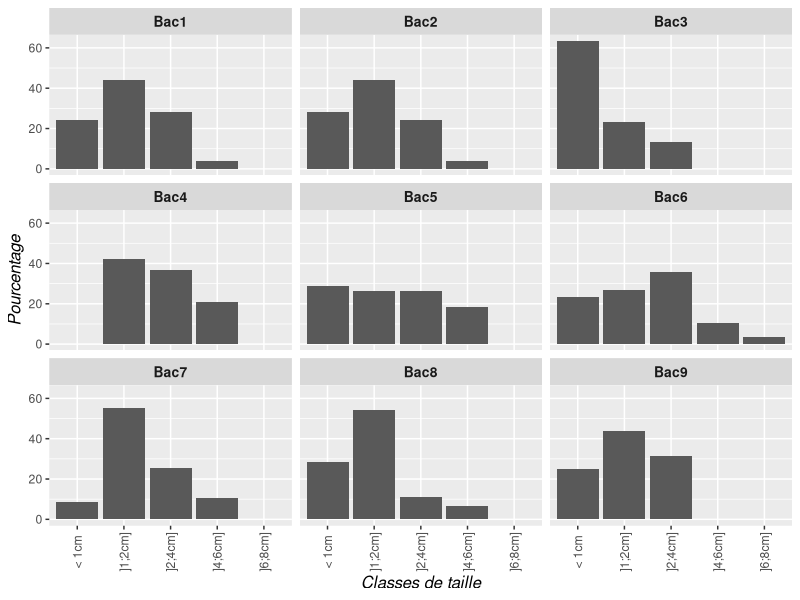
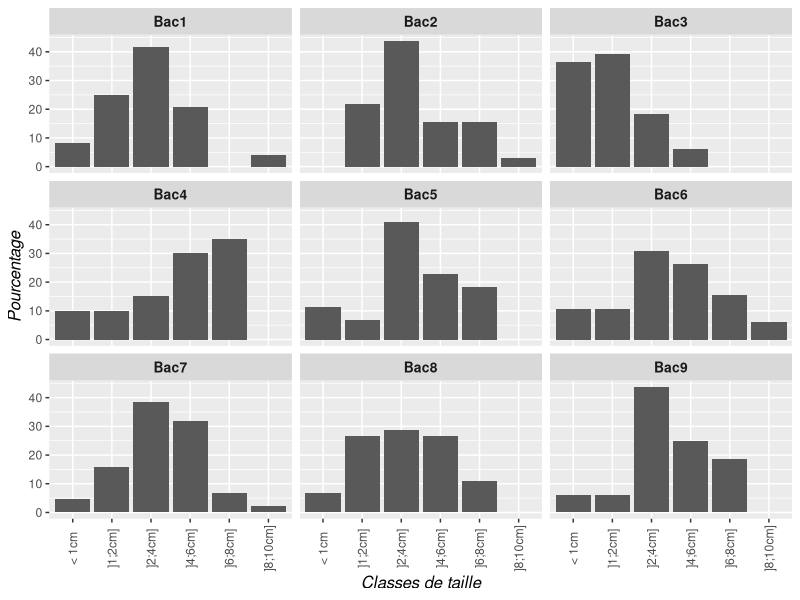
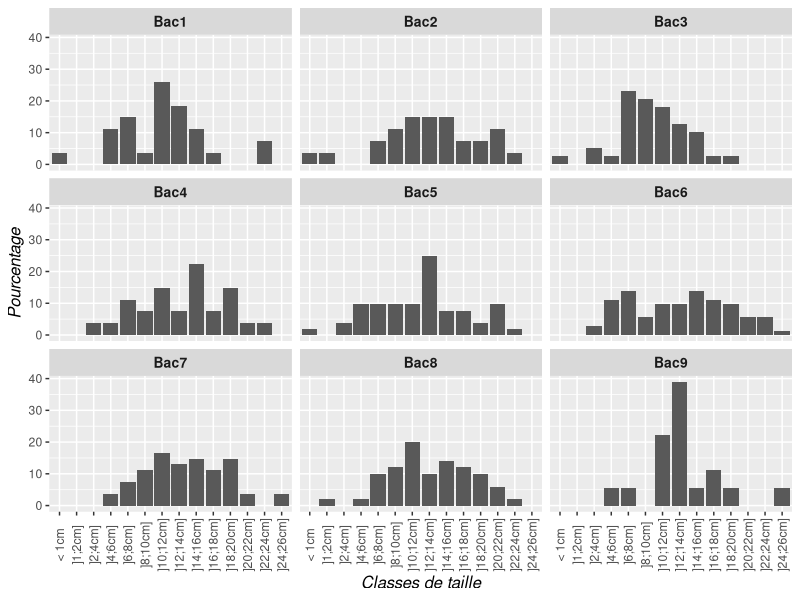
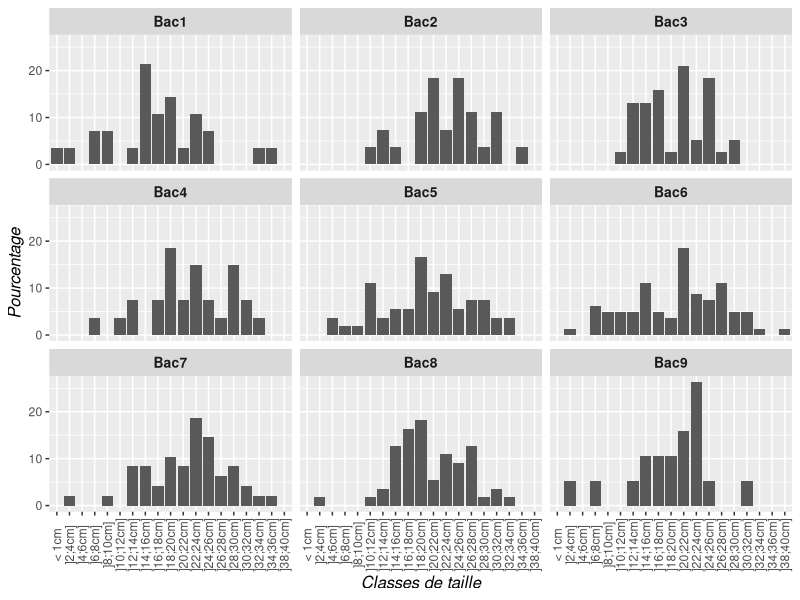
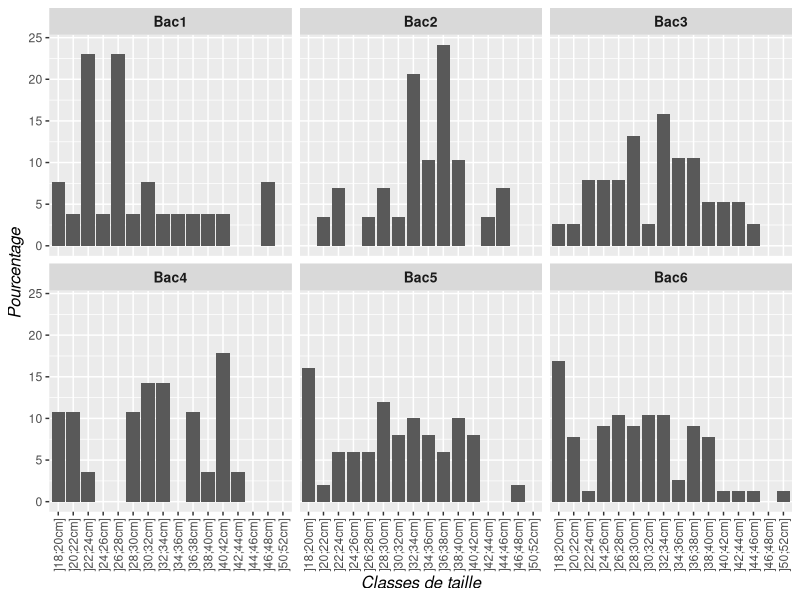

Write the R code that produced these figures, in order.
## ---- chunk 1
knitr::opts_chunk$set(echo = FALSE,fig.align="center")
require(tidyverse)
require(plotly)
require(lubridate)
## ---- chunk 2
S27052020 <- readxl::read_xlsx("./data/culture_Intechmer/fichier_donnees_culture.xlsx",sheet="27052020")
S27052020 <- S27052020 %>% gather(-taille,key="bac",value="nombre") %>% drop_na() %>% group_by(bac) %>% mutate(nbPourc=(nombre/sum(nombre))*100)
S27052020$taille <- factor(S27052020$taille,c("< 1cm","]1;2cm]","]2;4cm]","]4;6cm]","]6;8cm]"),ordered=T)
ggplot(S27052020,aes(x=taille,y=nbPourc))+geom_bar(stat="identity")+facet_wrap(~bac,ncol=3)+
  ylab("Pourcentage")+xlab("Classes de taille")+
  theme(strip.text = element_text(face="bold",size=10),
        axis.title = element_text(face="italic",size=12),
        axis.text.x = element_text(angle=90,vjust=0.5))
## ---- chunk 3
S10062020 <- readxl::read_xlsx("./data/culture_Intechmer/fichier_donnees_culture.xlsx",sheet="10062020")
S10062020 <- S10062020 %>% gather(-taille,key="bac",value="nombre") %>% drop_na() %>% group_by(bac) %>% mutate(nbPourc=(nombre/sum(nombre))*100)
S10062020$taille <- factor(S10062020$taille,c("< 1cm","]1;2cm]","]2;4cm]","]4;6cm]","]6;8cm]","]8;10cm]"),ordered=T)
ggplot(S10062020,aes(x=taille,y=nbPourc))+geom_bar(stat="identity")+facet_wrap(~bac,ncol=3)+
  ylab("Pourcentage")+xlab("Classes de taille")+
  theme(strip.text = element_text(face="bold",size=10),
        axis.title = element_text(face="italic",size=12),
        axis.text.x = element_text(angle=90,vjust=0.5))
## ---- chunk 4
S29062020 <- readxl::read_xlsx("./data/culture_Intechmer/fichier_donnees_culture.xlsx",sheet="29062020")
S29062020 <- S29062020 %>% gather(-taille,key="bac",value="nombre") %>% drop_na() %>% group_by(bac) %>% mutate(nbPourc=(nombre/sum(nombre))*100)
S29062020$taille <- factor(S29062020$taille,c("< 1cm","]1;2cm]","]2;4cm]","]4;6cm]","]6;8cm]","]8;10cm]","]10;12cm]","]12;14cm]","]14;16cm]","]16;18cm]","]18;20cm]",
                                              "]20;22cm]","]22;24cm]","]24;26cm]"),ordered=T)
ggplot(S29062020,aes(x=taille,y=nbPourc))+geom_bar(stat="identity")+facet_wrap(~bac,ncol=3)+
  ylab("Pourcentage")+xlab("Classes de taille")+
  theme(strip.text = element_text(face="bold",size=10),
        axis.title = element_text(face="italic",size=12),
        axis.text.x = element_text(angle=90,vjust=0.5))
## ---- chunk 5
S24072020 <- readxl::read_xlsx("./data/culture_Intechmer/fichier_donnees_culture.xlsx",sheet="24072020")
S24072020 <- S24072020 %>% gather(-taille,key="bac",value="nombre") %>% drop_na() %>% group_by(bac) %>% mutate(nbPourc=(nombre/sum(nombre))*100)
S24072020$taille <- factor(S24072020$taille,c("< 1cm","]1;2cm]","]2;4cm]","]4;6cm]","]6;8cm]","]8;10cm]","]10;12cm]","]12;14cm]","]14;16cm]","]16;18cm]","]18;20cm]",
                                              "]20;22cm]","]22;24cm]","]24;26cm]","]26;28cm]","]28;30cm]","]30;32cm]",
                              "]32;34cm]","]34;36cm]","]36;38cm]","]38;40cm]"),ordered=T)
ggplot(S24072020,aes(x=taille,y=nbPourc))+geom_bar(stat="identity")+facet_wrap(~bac,ncol=3)+
  ylab("Pourcentage")+xlab("Classes de taille")+
  theme(strip.text = element_text(face="bold",size=10),
        axis.title = element_text(face="italic",size=12),
        axis.text.x = element_text(angle=90,vjust=0.5))
## ---- chunk 6
S24082020 <- readxl::read_xlsx("./data/culture_Intechmer/fichier_donnees_culture.xlsx",sheet="24082020")
S24082020 <- S24082020 %>% gather(-taille,key="bac",value="nombre") %>% drop_na() %>% group_by(bac) %>% mutate(nbPourc=(nombre/sum(nombre))*100)
S24082020$taille <- factor(S24082020$taille,c("< 1cm","]1;2cm]","]2;4cm]","]4;6cm]","]6;8cm]","]8;10cm]","]10;12cm]","]12;14cm]","]14;16cm]","]16;18cm]","]18;20cm]","]20;22cm]","]22;24cm]","]24;26cm]","]26;28cm]","]28;30cm]","]30;32cm]","]32;34cm]","]34;36cm]","]36;38cm]","]38;40cm]","]40;42cm]","]42;44cm]","]44;46cm]","]46;48cm]","]48;50cm]","]50;52cm]"),ordered=T)
ggplot(S24082020,aes(x=taille,y=nbPourc))+geom_bar(stat="identity")+facet_wrap(~bac,ncol=3)+
  ylab("Pourcentage")+xlab("Classes de taille")+
  theme(strip.text = element_text(face="bold",size=10),
        axis.title = element_text(face="italic",size=12),
        axis.text.x = element_text(angle=90,vjust=0.5))
